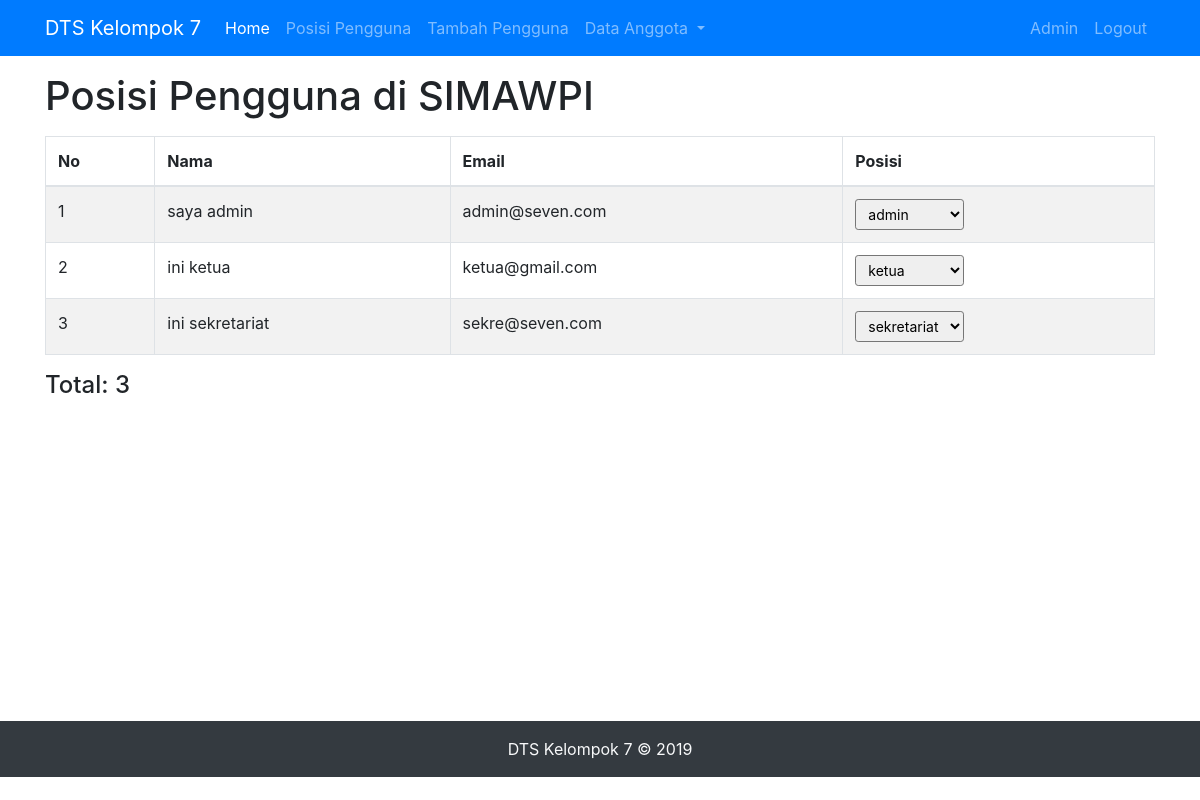
The app's page /admin/posisi_pengguna.php (signed in) with its own data.
### tables this page shows
CREATE TABLE `pengguna` (
  `nik` int(11) NOT NULL,
  `nama` varchar(40) NOT NULL,
  `email` varchar(100) NOT NULL,
  `alamat` varchar(100) NOT NULL
);

### admin/posisi_pengguna.php (the view, shortened to what this page needs)
<?php
require_once '../config/koneksi.php';
$queryPengguna = 'SELECT p.nik, p.nama, p.email, ps.id_posisi, ps.nama_posisi FROM (pengguna p LEFT JOIN mapping m ON p.nik = m.nik) LEFT JOIN posisi ps ON m.id_posisi = ps.id_posisi ORDER BY id_posisi';
$queryPosisi = 'SELECT * FROM posisi';
$pengguna = $db->query($queryPengguna);
$posisi = $db->query($queryPosisi);
$total = $pengguna->num_rows;
function selected($param1, $param2)
{
  return ($param1 == $param2) ? 'selected' : NULL;
}
?>
<?php require_once 'header.php' ?>
<div class="container py-3" style="min-height: 83.1vh">
  <h1>Posisi Pengguna di SIMAWPI</h1>
  <table class="table table-striped table-bordered my-3">
    <thead>
      <tr>
        <th>No</th>
        <th>Nama</th>
        <th>Email</th>
        <th>Posisi</th>
      </tr>
    </thead>
    <tbody>
      <?php $no = 1; ?>
      <?php while ($data = $pengguna->fetch_assoc()) { ?>
        <tr>
          <td><?= $no ?></td>
          <td><?= $data['nama'] ?></td>
          <td><?= $data['email'] ?></td>
          <td>
            <select class="form-control-sm" id="posisi" onchange="location.href = this.value">
              <?php foreach ($posisi as $ps) : ?>
                <option value="update_posisi.php?id=<?= $data['nik'] ?>&posisi=<?= $ps['id_posisi'] ?>" <?= selected($data['id_posisi'], $ps['id_posisi']) ?>><?= $ps['nama_posisi'] ?></option>
              <?php endforeach; ?>
            </select>
          </td>
        </tr>
        <?php $no++; ?>
      <?php } ?>
    </tbody>
  </table>
  <h4>Total: <?= $total ?></h4>
</div>
<?php require_once 'footer.php' ?>

### admin/header.php (shortened to what this page needs)
<!DOCTYPE html>
<html lang="en">
<head>
  <link rel="stylesheet" href="../style/bootstrap.min.css">
</head>
<body>
  <nav class="navbar navbar-expand-lg navbar-dark bg-primary">
    <div class="container">
      <a class="navbar-brand" href="#">DTS Kelompok 7</a>
      <div class="collapse navbar-collapse" id="navbarSupportedContent">
        <ul class="navbar-nav mr-auto">
          <li class="nav-item active">
            <a class="nav-link" href="index.php">Home <span class="sr-only">(current)</span></a>
          </li>
          <li class="nav-item">
            <a class="nav-link" href="posisi_pengguna.php">Posisi Pengguna</a>
          </li>
          <li class="nav-item">
            <a class="nav-link" href="tambah_pengguna.php">Tambah Pengguna</a>
          </li>
          <li class="nav-item dropdown">
            <a class="nav-link dropdown-toggle" href="#" id="navbarDropdown" role="button" data-toggle="dropdown" aria-haspopup="true" aria-expanded="false">
              Data Anggota
            </a>
          </li>
        </ul>
        <ul class="navbar-nav">
          <li class="nav-item"><a href="../profile.php" class="nav-link">Admin</a></li>
          <li class="nav-item"><a href="../logout.php" class="nav-link">Logout</a></li>
        </ul>
      </div>
    </div>
  </nav>

### admin/footer.php (shortened to what this page needs)
<footer class="bg-dark text-light py-3">
  <div class=" container text-center">
    DTS Kelompok 7 &copy; 2019
  </div>
</footer>
</body>
</html>

### records on screen
pengguna: nama "saya admin", email "admin@seven.com"
pengguna: nama "ini ketua", email "ketua@gmail.com"
pengguna: nama "ini sekretariat", email "sekre@seven.com"

### other values on screen
$total "3"
form field value "admin"
form field value "ketua"
form field value "sekretariat"
